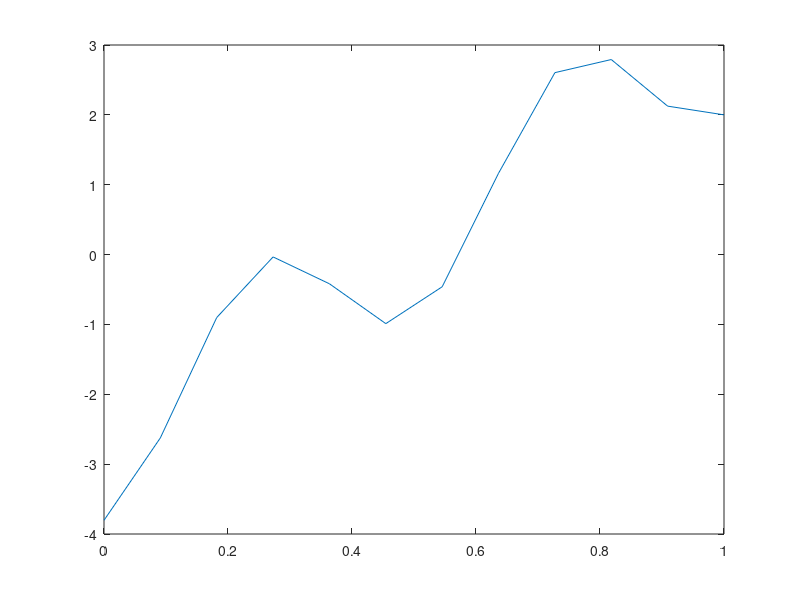

Write MATLAB code to recreate this figure.
clc; clear all; close all;

n = 10;
h = 1/(n+1);
tri = full(gallery('tridiag',n,1,-2,1));
tri(1,1) = -2/3;
tri(1,2) = 2/3;

func = @(x) (4*pi)^2*cos(4*pi*x)*h^2;
f = [];
x = [];

for i=1:n
    x(i) = h*i;
    f(i) = func(x(i));
end
f(1) = f(1) + (20/3)*h;
f(n) = f(n) - 2;

x = [0 x 1];

answer = tri\f';
u0 = -(20/3)*h+(4/3)*answer(1)-(1/3)*answer(2);

answer = [u0;answer;2];

plot(x,answer)